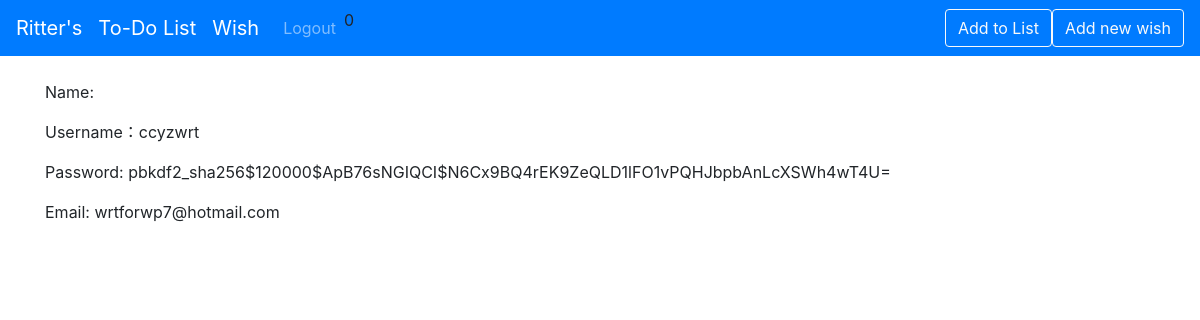
/profile/ (signed in), run on the app's committed database.
### authentication/models.py (models this page shows)
class CustomUser(AbstractUser):
    points = models.IntegerField(default = 0)

### authentication/views.py (the view)
# urls.py: path('profile/',views.profile,name='profile'),
def profile(request):
    return render(request, 'auth/profile.html', {})

### authentication/templates/auth/profile.html
{% extends 'base.html' %}
{% block content %}
{% if user.is_authenticated %}
<p>Name: {{ user.first_name}} {{user.last_name}}</p>
<p>Username：{{ user.username }}</p>
<p>Password: {{ user.password }}</p>
<p>Email: {{ user.email }}</p>
{% else%}
<p>Not login</p>
{% endif%}
{% endblock %}

### templates/base.html (shortened to what this page needs)
{% load static %}
<!doctype html>
<html lang="en">
<head>
  <link rel="stylesheet" href="https://stackpath.bootstrapcdn.com/bootstrap/4.3.1/css/bootstrap.min.css"
>
</head>
<body>
  <nav class="navbar navbar-expand-lg navbar-dark bg-primary">
    <a class="navbar-brand" href="{% url 'index' %}">Ritter's</a>
    <a class="navbar-brand" href="{% url 'home' %}">To-Do List</a>
    <a class="navbar-brand" href="{% url 'wish' %}">Wish</a>
    <div class="collapse navbar-collapse" id="navbarSupportedContent">
      <ul class="navbar-nav mr-auto">
        {% if user.is_authenticated %}
        <li class='nav-item'>
          <a class='nav-link' href="{% url 'logout-user'%}">Logout</a>
        </li>
        <li>
          <p>{{ user.points }}</p>
        </li>
        {% else %}
        <li class='nav-item'>
          <a class='nav-link' href="{% url 'login-user' %}">Login</a>
        </li>
        {% endif %}
      </ul>
      {% if user.is_authenticated %}
      <button class="btn btn-outline-light my-2 my-sm-0" type="button" data-toggle="modal" data-target="#addToList">
        Add to List
      </button>
      <button type="button" class="btn btn-outline-light my-2 my-sm-0" data-toggle="modal" data-target="#addWish">
        Add new wish
      </button>
      {% endif %}
    </div>
  </nav>
  <br />
  <div class='container'>
    {% block content %}
    {% endblock %}
  </div>
</body>
</html>

### data on the page
CustomUser: points "0", username "ccyzwrt", password "pbkdf2_sha256$120000$ApB76sNGIQCI$N6Cx9BQ4rEK9ZeQLD1lFO1vPQHJbpbAnLcXSWh4wT4U=", email "wrtforwp7@hotmail.com"
